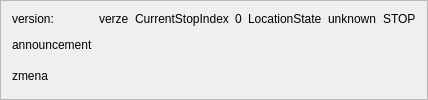
         <widget class="QFrame" name="frame_debug">
          <property name="sizePolicy">
           <sizepolicy hsizetype="Maximum" vsizetype="Maximum">
            <horstretch>0</horstretch>
            <verstretch>0</verstretch>
           </sizepolicy>
          </property>
          <property name="frameShape">
           <enum>QFrame::StyledPanel</enum>
          </property>
          <property name="frameShadow">
           <enum>QFrame::Raised</enum>
          </property>
          <property name="lineWidth">
           <number>3</number>
          </property>
          <layout class="QGridLayout" name="gridLayout_13">
           <item row="0" column="4">
            <widget class="QLabel" name="label_4">
             <property name="text">
              <string>LocationState</string>
             </property>
            </widget>
           </item>
           <item row="0" column="5">
            <widget class="QLabel" name="label_locationState">
             <property name="text">
              <string>unknown</string>
             </property>
            </widget>
           </item>
           <item row="0" column="0">
            <widget class="QLabel" name="label_10">
             <property name="sizePolicy">
              <sizepolicy hsizetype="Maximum" vsizetype="Preferred">
               <horstretch>0</horstretch>
               <verstretch>0</verstretch>
              </sizepolicy>
             </property>
             <property name="text">
              <string>version:</string>
             </property>
            </widget>
           </item>
           <item row="0" column="3">
            <widget class="QLabel" name="label_currentStopIndex">
             <property name="text">
              <string>0</string>
             </property>
            </widget>
           </item>
           <item row="0" column="1">
            <widget class="QLabel" name="label_build">
             <property name="text">
              <string>verze</string>
             </property>
            </widget>
           </item>
           <item row="2" column="0">
            <widget class="QLabel" name="label_announcement">
             <property name="text">
              <string>announcement</string>
             </property>
            </widget>
           </item>
           <item row="7" column="0">
            <widget class="QLabel" name="label_zmena">
             <property name="text">
              <string>zmena</string>
             </property>
            </widget>
           </item>
           <item row="0" column="2">
            <widget class="QLabel" name="label_2">
             <property name="text">
              <string>CurrentStopIndex</string>
             </property>
            </widget>
           </item>
           <item row="0" column="6">
            <widget class="QLabel" name="label_6">
             <property name="sizePolicy">
              <sizepolicy hsizetype="Fixed" vsizetype="Maximum">
               <horstretch>0</horstretch>
               <verstretch>0</verstretch>
              </sizepolicy>
             </property>
             <property name="text">
              <string>STOP</string>
             </property>
            </widget>
           </item>
          </layout>
         </widget>
